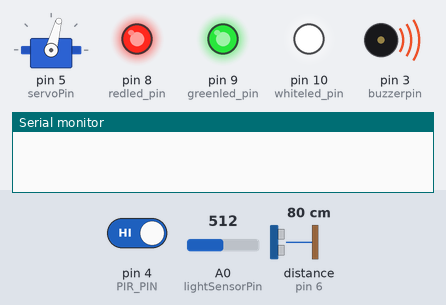
The sketch below on a simulated Arduino Uno, built with avr-gcc and run on an emulated ATmega328P. Shown: servo, output pins drawn as LEDs (lit = HIGH), buzzer (waves = sounding), the last lines printed to the serial monitor. Wiring (inferred from the names in the program): ultrasonic range finder: trigger pin 7; echo pin 6. Inputs (shaded band) come from the test bench; at power-on: A0 (lightSensorPin) = 512, pin 4 (PIR_PIN) HIGH, distance to the obstacle (sensor on pin 6) 80 cm. The echo pulse lasts 58.3 µs per cm; pins used as bus, display or sensor lines are not drawn.

Above: at 0.1 s.
At 5.2 s:
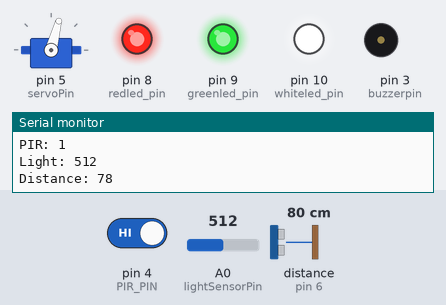
5.3 s: A0 (lightSensorPin) set to 11
6.8 s: A0 (lightSensorPin) set to 8
Timing chart, 0 to 9.8 s (numbered marks = the images above; inputs shaded):
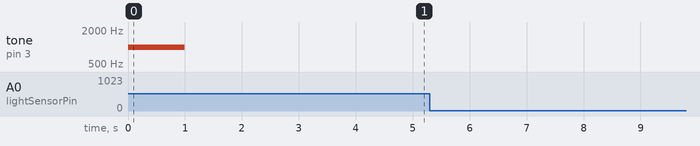

The sketch:

test_board.ino
```cpp
#include <Servo.h>

#define PIR_PIN 4
#define redled_pin 8
#define greenled_pin 9
#define whiteled_pin 10
#define trigPin 7
#define echoPin 6
#define lightSensorPin A0
#define servoPin 5
#define buzzerpin 3

Servo myServo;

void setup() {
    Serial.begin(9600);
    pinMode(redled_pin, OUTPUT);
    pinMode(greenled_pin, OUTPUT);
    pinMode(whiteled_pin, OUTPUT);
    pinMode(buzzerpin, OUTPUT);
    pinMode(trigPin, OUTPUT);
    pinMode(echoPin, INPUT);
    pinMode(PIR_PIN, INPUT);
    pinMode(lightSensorPin, INPUT);
    myServo.attach(servoPin);

    // Turn on LEDs
    digitalWrite(whiteled_pin, 255);
    digitalWrite(redled_pin, HIGH);
    digitalWrite(greenled_pin, HIGH);
    myServo.write(75);
    // Play a tone on the buzzer
    tone(buzzerpin, 1000);
    delay(1000);
    noTone(buzzerpin);
}

void loop() {
    // Print PIR sensor reading
    int pirValue = digitalRead(PIR_PIN);
    Serial.print("PIR: ");
    Serial.println(pirValue);

    // Print light sensor reading
    int lightIntensity = analogRead(lightSensorPin);
    Serial.print("Light: ");
    Serial.println(lightIntensity);

    // Print ultrasonic sensor reading
    digitalWrite(trigPin, LOW);
    delayMicroseconds(2);
    digitalWrite(trigPin, HIGH);
    delayMicroseconds(10);
    digitalWrite(trigPin, LOW);
    long duration = pulseIn(echoPin, HIGH);
    int distance = duration * 0.034 / 2;
    Serial.print("Distance: ");
    Serial.println(distance);

}
    // // Move servo to 90 degrees
    // myServo.write(75);
    // delay(1000); // Wait for 1 second

    // // Move servo back to 0 degrees
    // myServo.write(0);
    // delay(1000); // Wait for 1 second

    // delay(100); // Additional delay to avoid excessive serial output
```
